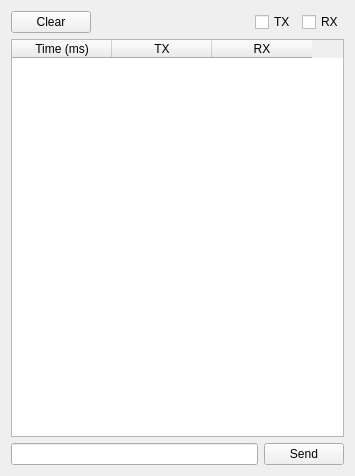
<?xml version="1.0" encoding="UTF-8"?>
<ui version="4.0">
 <class>CLASS_DEV_CONSOLE_WINDOW</class>
 <widget class="QWidget" name="CLASS_DEV_CONSOLE_WINDOW">
  <property name="geometry">
   <rect>
    <x>0</x>
    <y>0</y>
    <width>355</width>
    <height>476</height>
   </rect>
  </property>
  <property name="windowTitle">
   <string>Form</string>
  </property>
  <layout class="QVBoxLayout" name="verticalLayout" stretch="0,0,0">
   <item>
    <layout class="QHBoxLayout" name="f_CheckBoxesLayout">
     <item>
      <widget class="QPushButton" name="f_ClearButton">
       <property name="text">
        <string>Clear</string>
       </property>
      </widget>
     </item>
     <item>
      <spacer name="f_DebugSpacer">
       <property name="orientation">
        <enum>Qt::Horizontal</enum>
       </property>
       <property name="sizeHint" stdset="0">
        <size>
         <width>40</width>
         <height>20</height>
        </size>
       </property>
      </spacer>
     </item>
     <item>
      <widget class="QCheckBox" name="f_TxCheckbox">
       <property name="text">
        <string>TX</string>
       </property>
      </widget>
     </item>
     <item>
      <widget class="QCheckBox" name="f_RxCheckBox">
       <property name="text">
        <string>RX</string>
       </property>
      </widget>
     </item>
    </layout>
   </item>
   <item>
    <widget class="QTableWidget" name="f_TabDebugConsole">
     <column>
      <property name="text">
       <string>Time (ms)</string>
      </property>
     </column>
     <column>
      <property name="text">
       <string>TX</string>
      </property>
     </column>
     <column>
      <property name="text">
       <string>RX</string>
      </property>
     </column>
    </widget>
   </item>
   <item>
    <layout class="QHBoxLayout" name="f_SendDataLayout">
     <item>
      <widget class="QLineEdit" name="f_CommandLineEdit"/>
     </item>
     <item>
      <widget class="QPushButton" name="f_SendButton">
       <property name="text">
        <string>Send</string>
       </property>
      </widget>
     </item>
    </layout>
   </item>
  </layout>
 </widget>
 <resources/>
 <connections/>
</ui>
